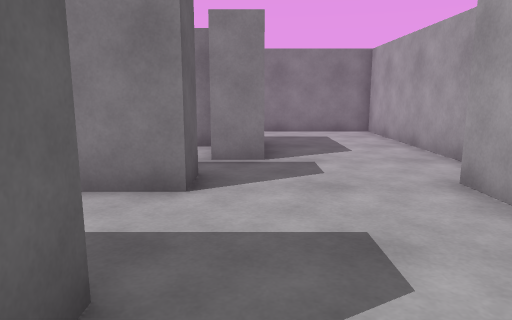
[1] (above)

20 first-person views from a walk through a Unity game level. The camera is 1.2 m above the floor, tilts 10° down and sees 70° across. The floor is counted in squares, 1 m on a side. Each view is taken from the middle of a square. On the plan, view 1 faces up. The plan holds only what a view shows up to about 15 squares ahead; the rest is blank. The player character is not drawn.

[2]
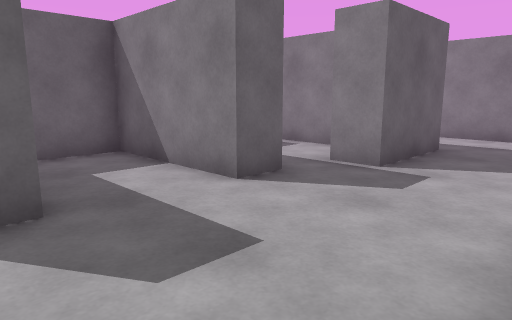

[3]
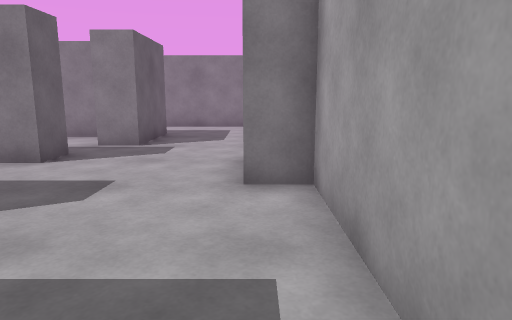

[4]
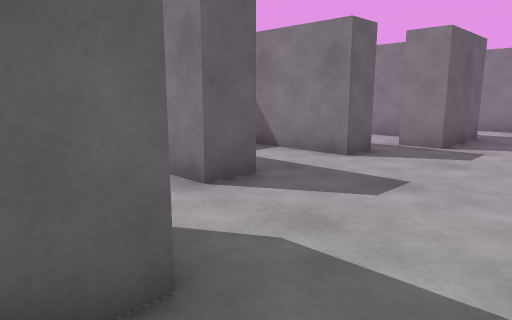

[5]
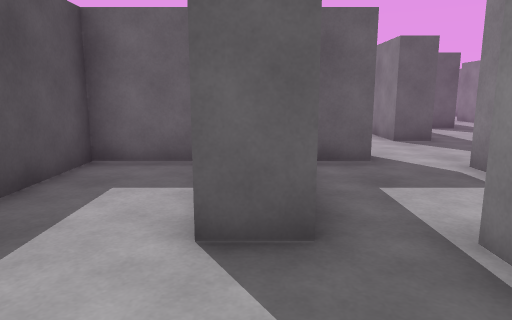

[6]
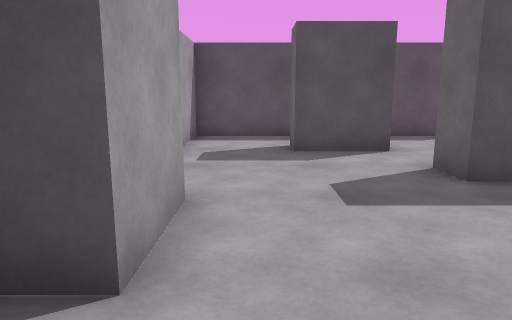

[7]
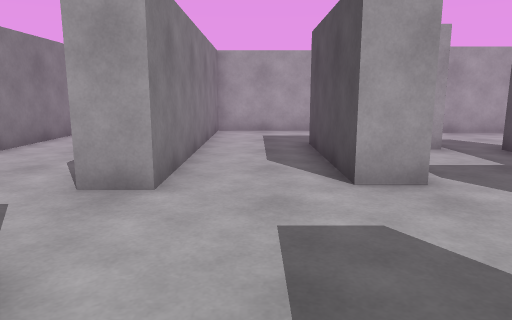

[8]
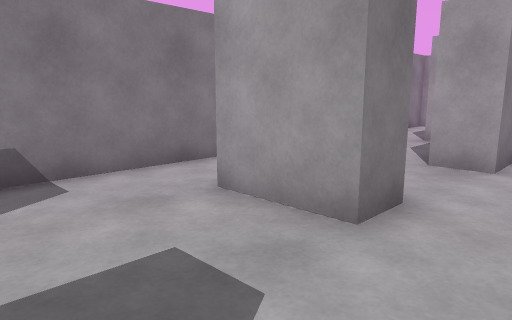

[9]
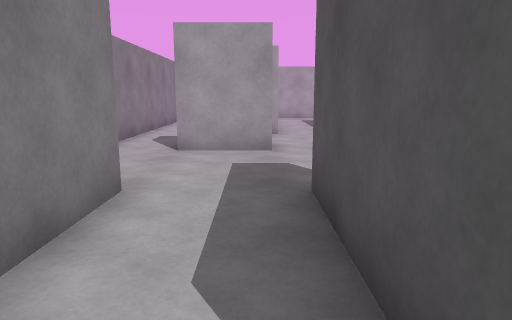

[10]
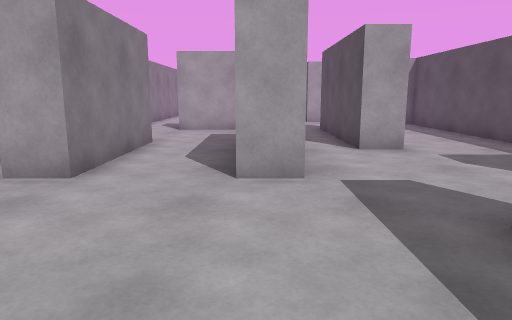

[11]
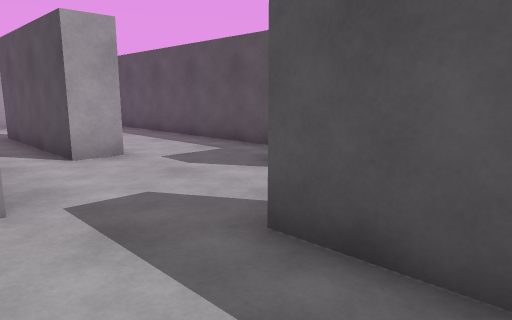

[12]
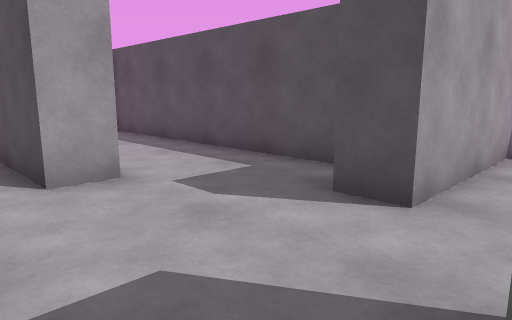

[13]
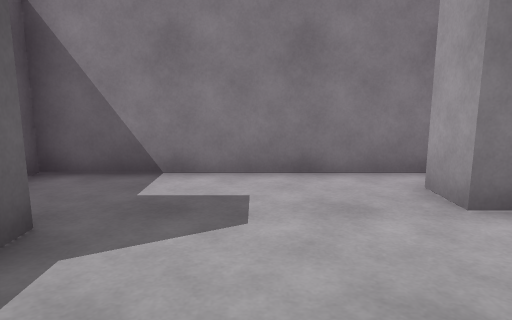

[14]
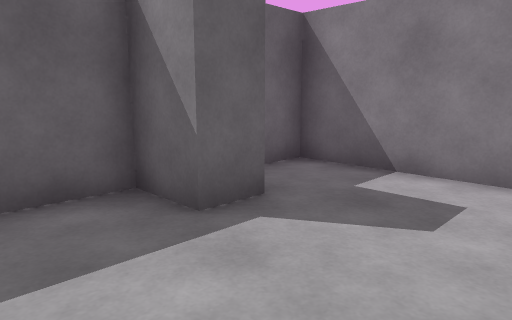

[15]
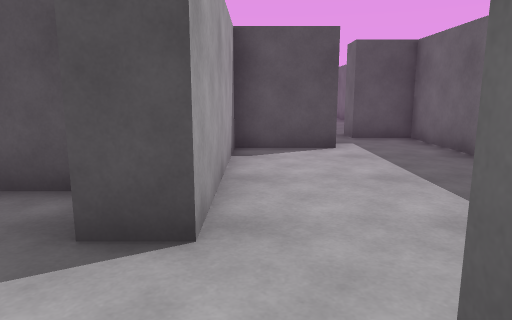

[16]
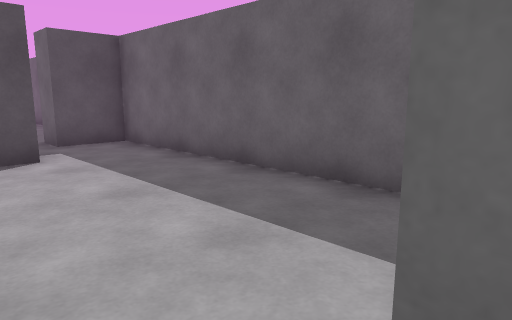

[17]
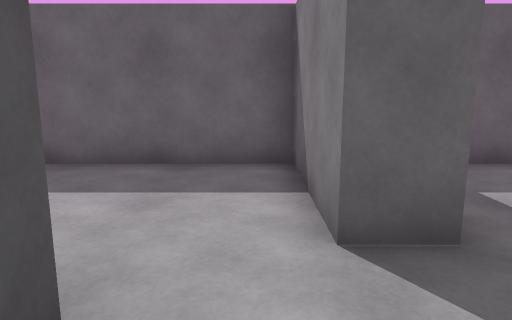

[18]
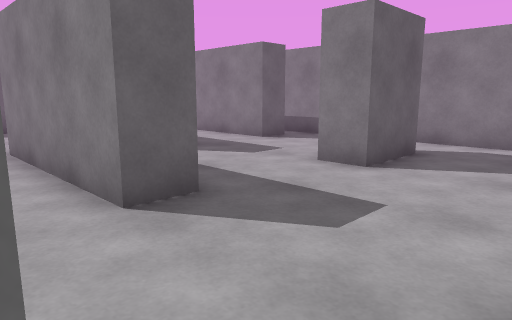

[19]
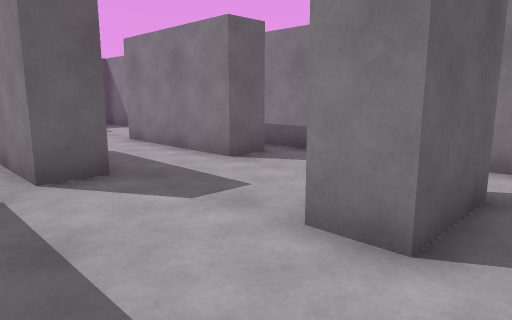

[20]
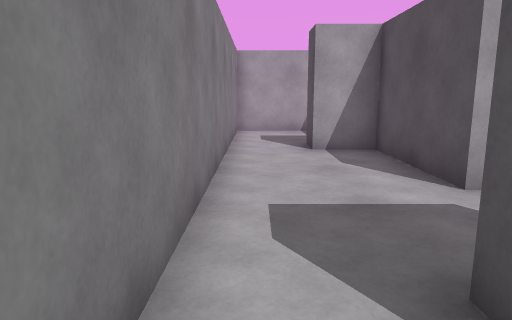

### Floor plan
Ten units are one square. View 1 is at (0, 0); x grows to the right and y downward. Boxes are objects, and circles mark ways between rooms. Rooms are numbered by the first view taken in them; rooms with no view inside come last. Other rooms are left out.
<svg viewBox="-219 -171 262 200">
<path fill="none" stroke="#000" d="M-10 -55 -10 -45 -47 -45 -47 -20 -10 -20 -10 -10M38 -66 38 -123 -44 -123M-10 9 12 9 12 19M-42 -97 2 -97 2 -68 -9 -68M38 24 38 -29 28 -29 28 -50 36 -50M-115 -158 -115 -147 -158 -147M-128 -97 -77 -97M-70 -127 -80 -127 -80 -148M-151 -123 -115 -123 -115 -113M-84 -166 -124 -166M-200 -142 -200 -132 -214 -132 -214 -118M-158 -147 -158 -158M-158 -112 -158 -124M-198 -97 -178 -97M-152 -166 -214 -166 -214 -156M-115 -113 -136 -113M-77 -97 -77 -87 -128 -87 -128 -97M-148 -55 -56 -55M-165 -71 -155 -71M-42 -87 -42 -97M-178 -97 -178 -87M-47 -72 -47 -61M-10 -87 -42 -87M-189 -16 -165 -16 -165 -71M-178 -87 -214 -87 -214 4 -197 4M-44 -123 -44 -133 -8 -133 -8 -147 2 -147M-70 -148 -70 -127M38 -141 38 -166 -84 -166"/>
<circle cx="-40" cy="-110" r="3" fill="#2a7"/>
<circle cx="-10" cy="-60" r="3" fill="#2a7"/>
<circle cx="-155" cy="-135" r="3" fill="#2a7"/>
<circle cx="-80" cy="-115" r="3" fill="#2a7"/>
<circle cx="-75" cy="-160" r="3" fill="#2a7"/>
<circle cx="-165" cy="-100" r="3" fill="#2a7"/>
<circle cx="-40" cy="-80" r="3" fill="#2a7"/>
<circle cx="-175" cy="-80" r="3" fill="#2a7"/>
<circle cx="-55" cy="-130" r="3" fill="#2a7"/>
<text x="10" y="-50">1</text>
<text x="-110" y="-130">2</text>
<text x="-180" y="-130">3</text>
<text x="-110" y="-80">4</text>
<text x="-30" y="-70">5</text>
<text x="-190" y="-40">6</text>
<text x="-20" y="-150">7</text>
</svg>
Room 1 opens to room 4. Room 1 opens to room 5. Room 2 opens to room 3. Room 2 opens to room 4. Room 2 opens to room 7. Room 3 opens to room 4. Room 4 opens to room 5. Room 4 opens to room 6. Room 4 opens to room 7.

Where each view was taken, in squares from view 1:
view 1: 0 up, 0 right, facing up
view 2: 1 up, 3 right, facing up-left
view 3: 2 down, 3 right, facing up
view 4: 2 down, 3 right, facing up-left
view 5: 5 up, 2 right, facing left
view 6: 7 up, 2 right, facing down
view 7: 11 up, 9 left, facing right
view 8: 11 up, 11 left, facing up-right
view 9: 13 up, 16 left, facing right
view 10: 12 up, 21 left, facing right
view 11: 12 up, 20 left, facing down-right
view 12: 11 up, 18 left, facing down-right
view 13: 11 up, 18 left, facing up
view 14: 11 up, 17 left, facing up-left
view 15: 10 up, 17 left, facing down
view 16: 9 up, 17 left, facing down-left
view 17: 8 up, 15 left, facing left
view 18: 7 up, 4 left, facing up-left
view 19: 10 up, 6 left, facing up-left
view 20: 16 up, 9 left, facing right
